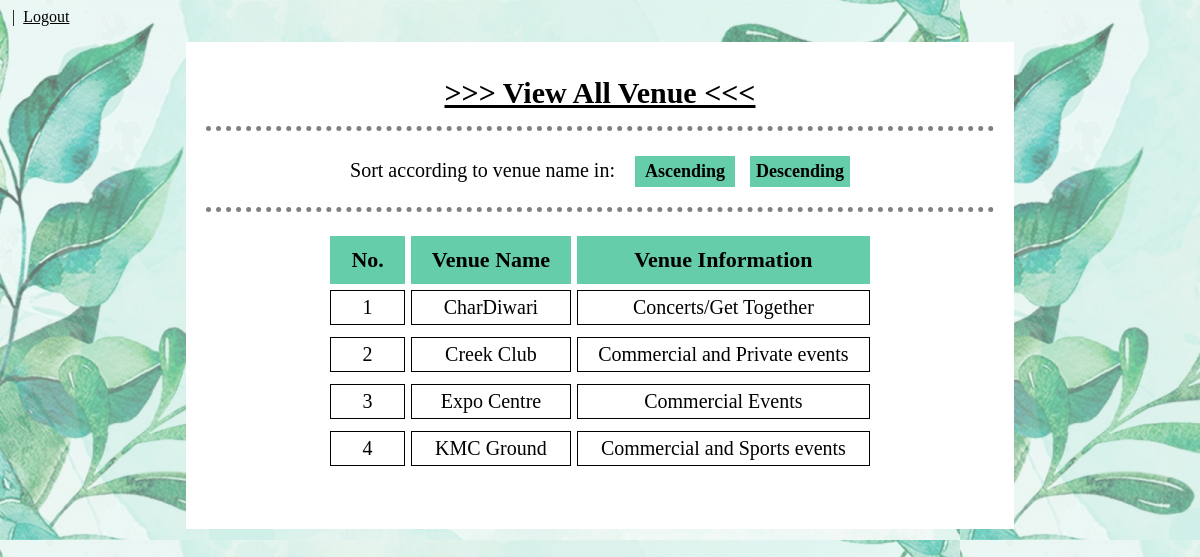
Screenshot of /Event-Management-System-PHP-master/EventManagementSystem/venue_manage_view.php (signed in) with the database file from the repository.
### tables this page shows
CREATE TABLE `venue_details` (
  `VenueID` int(11) NOT NULL,
  `VenueName` varchar(80) NOT NULL,
  `VenueInfo` varchar(100) NOT NULL
);

### Event-Management-System-PHP-master/EventManagementSystem/venue_manage_view.php (the view, shortened to what this page needs)
<?php
	include "database/connect.php";
	include 'session.php';
?>
<!DOCTYPE html>
<html>
<head>
</head>
<body background="image\bg.png">
	<div id="view" align="center">
		<br>
		<p><span style="text-decoration: underline;font-weight: 900;font-size: 30px"> >>> View All Venue <<< </span></p>
		<hr>
		<form action="venue_manage_view.php" method="POST" style="font-size: 20px;">
			Sort according to venue name in: &nbsp;&nbsp;
			<input type="submit" name="ascending" value="Ascending">&nbsp;&nbsp;
			<input type="submit" name="descending" value="Descending">
		</form>
		<hr>
		<table align="center" cellpadding="20px" cellspacing="6px">
			<tr>
				<th>No.</th>
				<th>Venue Name</th>
				<th>Venue Information</th>
			</tr>
			<?php
				$conn = mysqli_connect($servername, $username, $password, $dbname);
				if (isset($_POST['ascending'])) {
					$count=0;
					$read_venue = "SELECT * FROM venue_details ORDER BY VenueName ASC";
					$result_read_venue = mysqli_query($conn, $read_venue);
					if(mysqli_num_rows($result_read_venue)>0){
						while($row = mysqli_fetch_array($result_read_venue, MYSQLI_ASSOC)){
							$count=$count+1;
							echo "<tr>";
							echo "<td>".$count."</td>";
							echo "<td>".$row['VenueName']."</td>";
							echo "<td>".$row['VenueInfo']."</td>";
							echo "<tr>";
						}
					}
				}
				else{
					$count=0;
					$read_venue = "SELECT * FROM venue_details ORDER BY VenueName ASC";
					$result_read_venue = mysqli_query($conn, $read_venue);
					if(mysqli_num_rows($result_read_venue)>0){
						while($row = mysqli_fetch_array($result_read_venue, MYSQLI_ASSOC)){
							$count=$count+1;
							echo "<tr>";
							echo "<td>".$count."</td>";
							echo "<td>".$row['VenueName']."</td>";
							echo "<td>".$row['VenueInfo']."</td>";
							echo "<tr>";
						}
					}
				}
			?>
		</table>
	</div>
</body>
</html>

### Event-Management-System-PHP-master/EventManagementSystem/venue_manage_view.php (style rules this page uses)
form { margin-left: 60px; margin-top: 15px; margin-right: 60px; }
table { max-width:1200px; margin-bottom:50px; margin-left:auto; margin-right:auto; background-color: white; text-align:center; }
th { background-color: #66CDAA; border:1px solid #66CDAA; font-size: 22px; text-align: center; padding-top: 10px ; padding-bottom: 10px ; }
td { border:1px solid black; font-size: 20px; font-family: Times New Roman; text-align: center; padding-top: 5px ; padding-bottom: 5px ; }
input[type=submit] { padding: 5px; color: black; border: none; background-color: #66CDAA; font-weight: 700; font-family: Times New Roman; font-size: 18px; text-align: center; width: 100px; }
div { margin: auto; padding-bottom: 1px; width: 70%; background-color: white; }
hr { border-top: 5px dotted grey; border-bottom: none; border-left: none; border-right: none; width: 95%; padding-top: 10px }

### rows the page displays
venue_details: VenueName "CharDiwari", VenueInfo "Concerts/Get Together"
venue_details: VenueName "Creek Club", VenueInfo "Commercial and Private events"
venue_details: VenueName "Expo Centre", VenueInfo "Commercial Events"
venue_details: VenueName "KMC Ground", VenueInfo "Commercial and Sports events"
